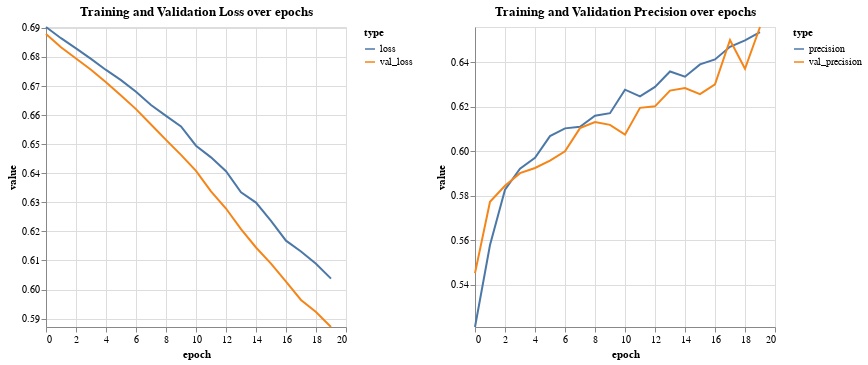

Notebook code for this chart:
### Markdown cell above
The bidirectional LSTM behaves similar to the LSTM as the validation loss is lower than the loss on the training data. Both losses also diverge with increasing epochs.

Also the precision curves look the same with a strong increase in the beginning and a slower increase towards the end. After 20 epochs, the precision curves meet at the same level around 0.64.

### Code cell
visualizeHistory(blstm_hist)

### Figure 1 — Vega-Lite specification as saved in the notebook (floating-point values rounded to 4 significant figures)
{"config": {"view": {"continuousWidth": 300, "continuousHeight": 300}}, "hconcat": [{"data": {"name": "data-b2da458bfc137e728ad03cfb214d4924"}, "mark": {"type": "line"}, "encoding": {"color": {"field": "type", "legend": {"orient": "right"}, "type": "nominal"}, "x": {"field": "epoch", "type": "quantitative"}, "y": {"field": "value", "scale": {"domain": [0.5871, 0.6903]}, "type": "quantitative"}}, "title": "Training and Validation Loss over epochs"}, {"data": {"name": "data-011b9ab1669494b577cb5d869903f590"}, "mark": {"type": "line"}, "encoding": {"color": {"field": "type", "legend": {"orient": "right"}, "type": "nominal"}, "x": {"field": "epoch", "type": "quantitative"}, "y": {"field": "value", "scale": {"domain": [0.5211, 0.6559]}, "type": "quantitative"}}, "title": "Training and Validation Precision over epochs"}], "resolve": {"scale": {"color": "independent"}}, "$schema": "https://vega.github.io/schema/vega-lite/v5.20.1.json", "datasets": {"data-b2da458bfc137e728ad03cfb214d4924": [{"epoch": 0, "type": "loss", "value": 0.6903}, {"epoch": 1, "type": "loss", "value": 0.6864}, {"epoch": 2, "type": "loss", "value": 0.6829}, {"epoch": 3, "type": "loss", "value": 0.6793}, {"epoch": 4, "type": "loss", "value": 0.6755}, {"epoch": 5, "type": "loss", "value": 0.672}, {"epoch": 6, "type": "loss", "value": 0.668}, {"epoch": 7, "type": "loss", "value": 0.6635}, {"epoch": 8, "type": "loss", "value": 0.6597}, {"epoch": 9, "type": "loss", "value": 0.6561}, {"epoch": 10, "type": "loss", "value": 0.6495}, {"epoch": 11, "type": "loss", "value": 0.6455}, {"epoch": 12, "type": "loss", "value": 0.6407}, {"epoch": 13, "type": "loss", "value": 0.6334}, {"epoch": 14, "type": "loss", "value": 0.6299}, {"epoch": 15, "type": "loss", "value": 0.6236}, {"epoch": 16, "type": "loss", "value": 0.6168}, {"epoch": 17, "type": "loss", "value": 0.6131}, {"epoch": 18, "type": "loss", "value": 0.6088}, {"epoch": 19, "type": "loss", "value": 0.6038}, {"epoch": 0, "type": "val_loss", "value": 0.6879}, {"epoch": 1, "type": "val_loss", "value": 0.6833}, {"epoch": 2, "type": "val_loss", "value": 0.6795}, {"epoch": 3, "type": "val_loss", "value": 0.6756}, {"epoch": 4, "type": "val_loss", "value": 0.6713}, {"epoch": 5, "type": "val_loss", "value": 0.6667}, {"epoch": 6, "type": "val_loss", "value": 0.6621}, {"epoch": 7, "type": "val_loss", "value": 0.6568}, {"epoch": 8, "type": "val_loss", "value": 0.6515}, {"epoch": 9, "type": "val_loss", "value": 0.6463}, {"epoch": 10, "type": "val_loss", "value": 0.6408}, {"epoch": 11, "type": "val_loss", "value": 0.6338}, {"epoch": 12, "type": "val_loss", "value": 0.6279}, {"epoch": 13, "type": "val_loss", "value": 0.6208}, {"epoch": 14, "type": "val_loss", "value": 0.6145}, {"epoch": 15, "type": "val_loss", "value": 0.6089}, {"epoch": 16, "type": "val_loss", "value": 0.6027}, {"epoch": 17, "type": "val_loss", "value": 0.5964}, {"epoch": 18, "type": "val_loss", "value": 0.5923}, {"epoch": 19, "type": "val_loss", "value": 0.5871}], "data-011b9ab1669494b577cb5d869903f590": [{"epoch": 0, "type": "precision", "value": 0.5211}, {"epoch": 1, "type": "precision", "value": 0.5579}, {"epoch": 2, "type": "precision", "value": 0.5828}, {"epoch": 3, "type": "precision", "value": 0.5922}, {"epoch": 4, "type": "precision", "value": 0.5971}, {"epoch": 5, "type": "precision", "value": 0.6068}, {"epoch": 6, "type": "precision", "value": 0.6103}, {"epoch": 7, "type": "precision", "value": 0.6111}, {"epoch": 8, "type": "precision", "value": 0.616}, {"epoch": 9, "type": "precision", "value": 0.6171}, {"epoch": 10, "type": "precision", "value": 0.6277}, {"epoch": 11, "type": "precision", "value": 0.6247}, {"epoch": 12, "type": "precision", "value": 0.629}, {"epoch": 13, "type": "precision", "value": 0.6359}, {"epoch": 14, "type": "precision", "value": 0.6335}, {"epoch": 15, "type": "precision", "value": 0.6391}, {"epoch": 16, "type": "precision", "value": 0.6413}, {"epoch": 17, "type": "precision", "value": 0.647}, {"epoch": 18, "type": "precision", "value": 0.6499}, {"epoch": 19, "type": "precision", "value": 0.6536}, {"epoch": 0, "type": "val_precision", "value": 0.5453}, {"epoch": 1, "type": "val_precision", "value": 0.5773}, {"epoch": 2, "type": "val_precision", "value": 0.5845}, {"epoch": 3, "type": "val_precision", "value": 0.5902}, {"epoch": 4, "type": "val_precision", "value": 0.5925}, {"epoch": 5, "type": "val_precision", "value": 0.5959}, {"epoch": 6, "type": "val_precision", "value": 0.6}, {"epoch": 7, "type": "val_precision", "value": 0.6105}, {"epoch": 8, "type": "val_precision", "value": 0.6132}, {"epoch": 9, "type": "val_precision", "value": 0.6119}, {"epoch": 10, "type": "val_precision", "value": 0.6075}, {"epoch": 11, "type": "val_precision", "value": 0.6196}, {"epoch": 12, "type": "val_precision", "value": 0.6202}, {"epoch": 13, "type": "val_precision", "value": 0.6273}, {"epoch": 14, "type": "val_precision", "value": 0.6284}, {"epoch": 15, "type": "val_precision", "value": 0.6257}, {"epoch": 16, "type": "val_precision", "value": 0.6301}, {"epoch": 17, "type": "val_precision", "value": 0.6501}, {"epoch": 18, "type": "val_precision", "value": 0.6371}, {"epoch": 19, "type": "val_precision", "value": 0.6559}]}}
